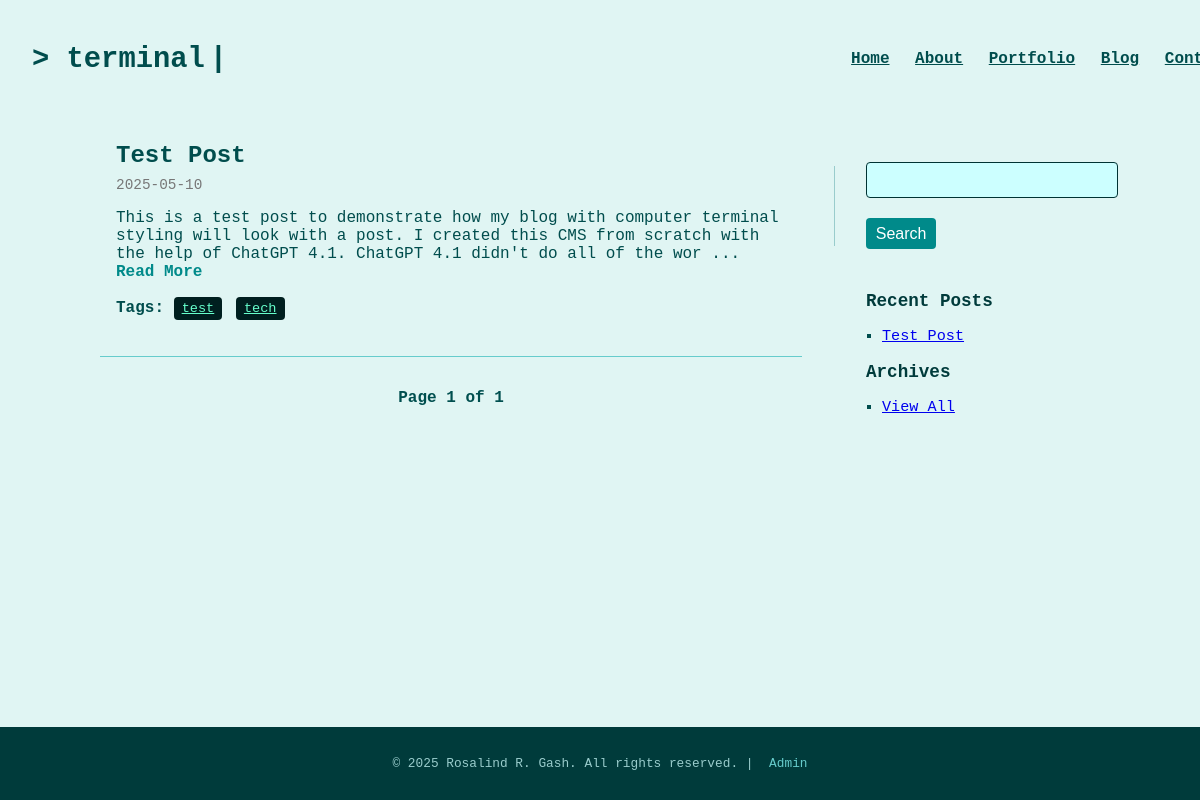
Page /blog on the committed database.
### tables this page shows
CREATE TABLE "posts" (
	"id"	INTEGER,
	"title"	TEXT NOT NULL,
	"content"	TEXT NOT NULL,
	"slug"	TEXT NOT NULL UNIQUE,
	"tags"	TEXT,
	"created_at"	TIMESTAMP DEFAULT CURRENT_TIMESTAMP,
	"status"	TEXT NOT NULL,
	"format"	TEXT NOT NULL DEFAULT 'standard',
	PRIMARY KEY("id" AUTOINCREMENT)
);

### app.py (the view)
@app.route("/blog")
def blog():
    page = int(request.args.get("page", 1))
    per_page = 5
    offset = (page - 1) * per_page
    with sqlite3.connect(DATABASE) as conn:
        conn.row_factory = sqlite3.Row
        total_posts = conn.execute("SELECT COUNT(*) FROM posts").fetchone()[0]
        total_pages = (total_posts + per_page - 1) // per_page
        posts = conn.execute(
            "SELECT * FROM posts ORDER BY created_at DESC LIMIT ? OFFSET ?",
            (per_page, offset)
        ).fetchall()
        for i, post in enumerate(posts):
            post_dict = dict(post)
            post_dict['first_image'] = extract_first_image(post_dict['content'])
            post_dict['excerpt'] = strip_html(post_dict['content'])[:200]
            posts[i] = post_dict
    return render_template("blog.html", posts=posts, page=page, total_pages=total_pages)

### app.py (called while the page is built)
def extract_first_image(html):
    match = re.search(r'<img[^>]+src="([^"]+)"', html)
    return match.group(1) if match else ''

def strip_html(html):
    return re.sub(r'<[^>]*>', '', html)

### templates/blog.html (shortened to what this page needs)
{% extends "base.html" %}
{% block body_class %}blog-page{% endblock %}
{% block body_id %}blog-page{% endblock %}
{% block content %}
  <div class="page-content">
    <section class="post-feed">
      {% for post in posts %}
        <article class="post-preview">
          <h2>
            <a href="{{ url_for('view_post', slug=post['slug']) }}" class="post-title-link">
              {{ post['title'] }}
            </a>
          </h2>
          <time class="post-date">{{ post['created_at'][:10] }}</time>
          <p class="post-preview">
            {{ post['excerpt']|safe }}
            {% if post['excerpt']|length > 150 %}
             ... <a href="{{ url_for('view_post', slug=post['slug']) }}" class="read-more">Read More</a>
            {% endif %}
          </p>
          {% set tag_list = post['tags'].split(',') | map('trim') | select('string') | list %}
          {% if tag_list %}
            <p><strong>Tags:</strong>
              {% for tag in tag_list if tag %}
                <a href="{{ url_for('posts_by_tag', tag_name=tag) }}" class="tag">{{ tag }}</a>
              {% endfor %}
            </p>
          {% endif %}
        </article>
      {% endfor %}
      <div class="pagination">
        <span>Page {{ page }} of {{ total_pages }}</span>
      </div>
    </section>
    <aside class="sidebar">
      <div class="sidebar-section">
        <form action="{{ url_for('search') }}" method="get">
          <input type="text" name="q" class="search-input">
          <button type="submit">Search</button>
        </form>
      </div>
      <h3>Recent Posts</h3>
      <ul>
        {% for post in posts[:5] %}
          <li><a href="{{ url_for('view_post', slug=post['slug']) }}">{{ post['title'] }}</a></li>
        {% endfor %}
      </ul>
      <div class="archives">
        <h3>Archives</h3>
        <ul>
          <li><a href="/archives">View All</a></li>
        </ul>
      </div>
    </aside>
  </div>
{% endblock %}

### templates/base.html (shortened to what this page needs)
<!DOCTYPE html>
<html lang="en">
<head>
  <link rel="stylesheet" href="{{ url_for('static', filename='style_dashboard_merged.css') }}?v=1">
</head>
<body id="{% block body_id %}main-content{% endblock %}" class="{% block body_class %}blog-page{% endblock %}">
  <div class="page-container">
    <header>
      <div class="header-bar">
        <div class="terminal-brand">
          {% if request.path.startswith('/edit') %}
           <span class="post-title">&gt; edit post</span><span class="cursor">|</span>
          {% elif request.path.startswith('/new') %}
           <span class="post-title">&gt; new post</span><span class="cursor">|</span>
          {% elif request.path.startswith('/blog') or request.path.startswith('/tag') or request.path.startswith('/archive') or request.path == '/archives' or request.path.startswith('/post') %}
           <span class="post-title">&gt; terminal</span><span class="cursor">|</span>
          {% else %}
           <span class="name-title">Rosalind R. Gash</span>
          {% endif %}
        </div>
        {% if request.path.startswith('/edit') or request.path.startswith('/new') %}
         <nav>
          <a href="{{ url_for('dashboard') }}">Dashboard</a>
         </nav>
        {% else %}
         <nav>
          <a href="/">Home</a>
          <a href="/about">About</a>
          <a href="/portfolio">Portfolio</a>
          <a href="/blog">Blog</a>
          <a href="/contact">Contact</a>
         </nav>
        {% endif %}
      </div>
    </header>
   <main class="main-content">
     {% block content %}{% endblock %}
   </main>
    <footer>
      <p>&copy; 2025 Rosalind R. Gash. All rights reserved. | <a href="{{ url_for('login') }}">Admin</a></p>
    </footer>
  </div>
</body>
</html>

### static/style_dashboard_merged.css (style rules this page uses)
article { box-sizing: border-box; margin-bottom: 0.5rem; margin-left: auto; margin-right: auto; max-width: 800px; padding: 2rem 1rem; width: 100%; }
article p { margin-bottom: 0.25rem; }
article time { color: #666666; font-size: 0.9rem; }
#blog-page article { padding-top: 0.5; padding-bottom: 2rem; }
#blog-page .page-content { display: flex; flex-direction: row; gap: 2rem; max-width: 1000px; margin: 0 auto; padding-top: 1.5rem; }
#blog-page .post-feed { flex: 3; }
#blog-page .sidebar { flex: 1; max-width: 300px; }
body, html { background-color: #e0f5f3; color: #004d4d; font-family: "Courier New", monospace; height: 100%; margin: 0; overflow-x: hidden; padding: 0; }
body:not(.static-page) .terminal-brand { font-size: 1.8rem; }
body:not(.static-page) nav a { color: #004d4d; }
.cursor { animation: blink 1s step-end infinite; color: #004d4d; font-weight: bold; margin-left: 5px; }
footer { background-color: #003b3b; color: #99cccc; font-size: 0.8rem; margin-top: 2rem; padding: 1rem; text-align: center; }
footer a { color: #66cccc; margin-left: 0.5rem; text-decoration: none; }
form { box-sizing: border-box; max-width: 800px; width: 100%; }
form input[type="password"], form input[type="text"], form textarea { background-color: #ccffff; border: 1px solid #003333; color: #003333; display: block; font-family: monospace; font-size: 1rem; margin-bottom: 1.25rem; margin-top: 0.25rem; max-width: 800px; padding: 0.5rem; width: 100%; }
h1, h2, h3 { color: #004d4d; }
.header-bar, .static-page .header-bar { align-items: center; display: flex; justify-content: space-between; margin: 0 auto; max-width: 1200px; padding: 1.2rem 2rem; width: 100%; min-height: 80px; }
input, textarea { display: block; font-family: monospace; width: 100%; }
.nav a, nav a { color: #66cccc; font-family: "Courier New", monospace; font-weight: bold; margin-left: 1rem; text-decoration: underline; }
.page-container { display: flex; flex-direction: column; min-height: 100vh; }
.page-container main { flex: 1; }
.page-content { display: flex; flex-direction: row; gap: 2rem; max-width: 1000px; margin: 0 auto; padding: 2rem; }
.pagination { margin-top: 20px; text-align: center; }
.pagination span { color: #004f4f; font-weight: bold; margin: 0 10px; }
.post-date { color: #777; display: block; font-size: 0.9rem; margin-bottom: 1rem; margin-top: 0.5rem; }
.post-feed { flex: 3; }
.post-feed article:not(:last-child) { border-bottom: 1px solid #66cccc; margin-bottom: 2rem; padding-bottom: 2rem; }
.post-preview .post-date + p { margin-top: 0; }
.post-preview a { font-style: normal; margin-left: 0; }
.post-preview h2 { margin-bottom: 0.25rem; }
.post-title { color: #004d4d; display: inline; font-family: "Courier New", monospace; font-size: 1.8rem; font-weight: bold; margin-bottom: 0.5rem; }
.post-title-link, .post-title-link:visited { color: #004d4d; font-style: normal; font-weight: bold; text-decoration: none; }
.read-more { display: inline; margin-left: 0.25rem; color: #008a8a; font-weight: bold; text-decoration: none; }
.search-input { border: 1px solid #66cccc; border-radius: 4px; font-size: 1rem; margin-bottom: 0.3rem; padding: 0.4rem; width: 100%; }
.sidebar { flex: 1; max-width: 300px; margin-top: 1rem; padding-left: 2rem; font-size: 0.95rem; color: #004d4d; position: relative; }
.sidebar::before { content: ""; position: absolute; top: 0.5rem; left: 0; width: 1px; height: 80px; background-color: #99cccc; }
.sidebar form button { align-self: flex-end; background-color: #008a8a; border: none; border-radius: 4px; color: white; cursor: pointer; font-size: 1rem; margin-bottom: 1.5rem; padding: 0.4rem; width: 30%; }
.sidebar h3 { color: #003b3b; font-size: 1.1rem; margin-bottom: 1rem; }
.sidebar li { margin-bottom: 0.5rem; }
.sidebar ul { list-style: square; padding-left: 1rem; }
.tag { background-color: #001f1f; border-radius: 4px; color: #66ffcc; display: inline-block; font-family: monospace; font-size: 0.85rem; margin: 0 0.25rem; padding: 0.25rem 0.5rem; }
#blog-page .post-preview { margin-top: 0 !important; padding-top: 0 !important; }
#blog-page .post-preview h2 { margin-top: 0 !important; padding-top: 0 !important; }

### rows in the picture
posts: title "Test Post", created_at "2025-05-10", excerpt "This is a test post to demonstrate how my blog with computer terminal styling will look with a post. I created this CMS from scratch with the help of ChatGPT 4.1. ChatGPT 4.1 didn't do all of the wor", tag "test" "tech"

### other values in the picture
{{ page }} "1"
{{ total_pages }} "1"
